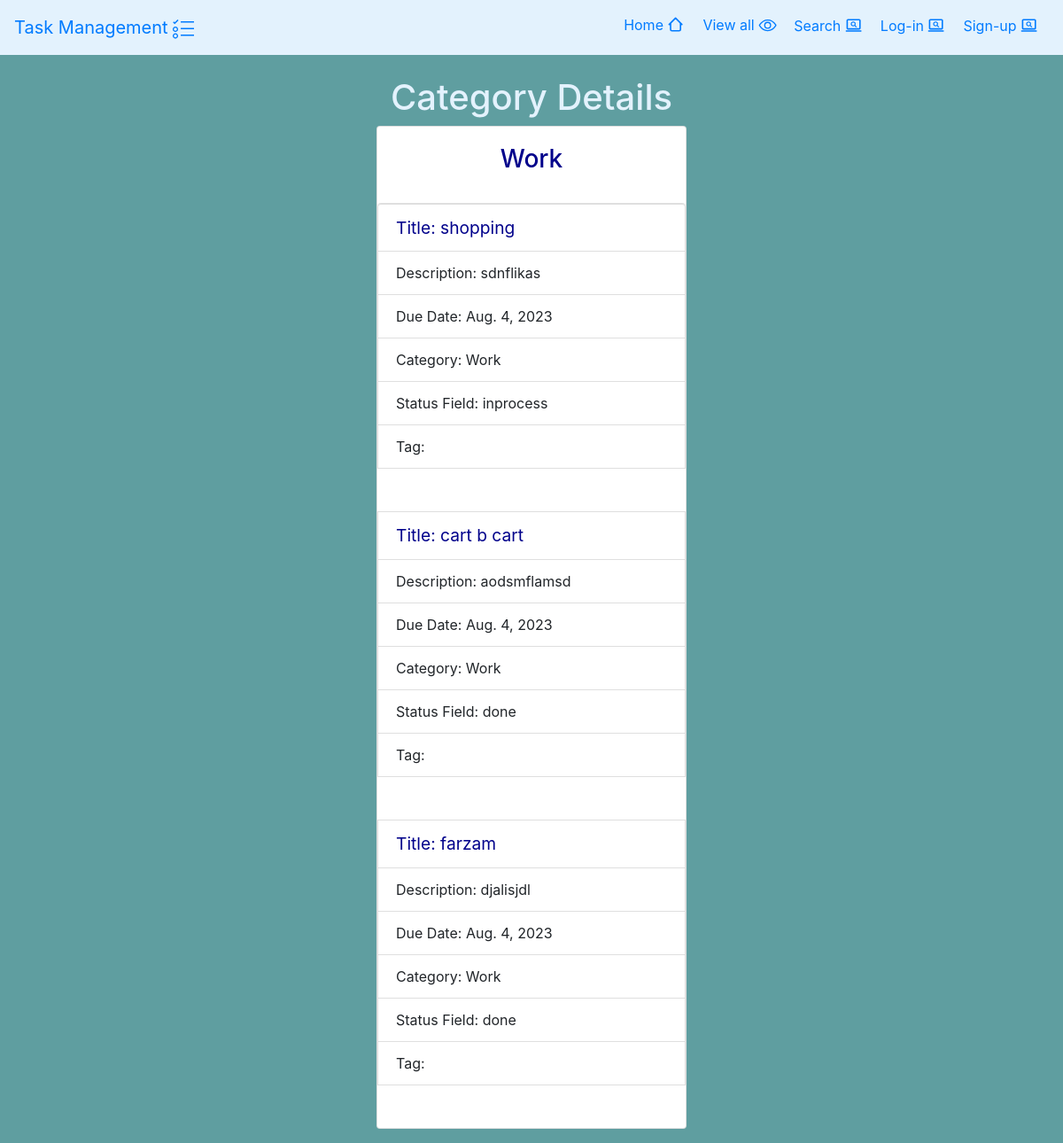
Page /category/2 on the committed database.
### epic_quest/models.py (models this page shows)
class Category(models.Model):
    name=models.CharField(max_length=255,)
    description=models.TextField(null=True,blank=True)
    def __str__(self) -> str:
        return self.name
    class Meta:
        ordering=['name']

### task/models.py (models this page shows, shortened)
class Task(models.Model):
    START= 'start'
    INPORCESS='inprocess'
    DONE = 'done'
    status_choice = [
        (START,'start'),
        (INPORCESS,'inprocess'),
        (DONE,'done')
    ]
    title=models.CharField(max_length=255)
    description=models.TextField()
    due_date=models.DateField(auto_now_add=False)
    category= models.ForeignKey(Category, on_delete=models.PROTECT)
    status_fields=models.CharField(max_length=255, choices=status_choice)
    tag=models.ManyToManyField(Tag)
    user=models.ForeignKey(User,on_delete=models.CASCADE)

### epic_quest/views.py (the view)
# urls.py: path("category/<int:pk>", views.category_details, name="category_details"),
def category_details(request, pk):
    category = get_object_or_404(Category, pk=pk)
    tasks=Task.objects.filter(category=category)
    return render(request, "category_detalis.html", {"category": category,"tasks":tasks})

### epic_quest/templates/category_detalis.html (shortened to what this page needs)
{% extends 'base.html' %}
{% block content %}
<body style="background-color: cadetblue;">
    <br>
    <div class="container">
<div class="row justify-content-center">
    <h1 style="color:  #e3f2fd;">Category Details</h1>
</div>
<div class="row justify-content-center">
                <div class="col-md-4">
                    <div class="card mb-3">
                        <div class="card-body">
                            <h3 class="card-title text-center" style="color: darkblue;">{{ category.name }}</h3>
                        </div>
                        {% if tasks %}
                            <ul class="list-group">
                                {% for task in tasks %}
                                        <li class="list-group-item" style="font-size: larger;color:darkblue;">Title: {{ task.title }}</li>
                                        <li class="list-group-item">Description: {{ task.description }}</li>
                                        <li class="list-group-item">Due Date: {{ task.due_date }}</li>
                                        <li class="list-group-item">Category: {{ task.category }}</li>
                                        <li class="list-group-item">Status Field: {{ task.status_fields }}</li>
                                        <li class="list-group-item">Tag: {{ task.get_tags }}</li>
                                    <br>
                                    <br>
                                {% endfor %}
                            </ul>
                        {% else %}
                            <p class="text-center">No task.</p>
                        {% endif %}
                    </div>
                    </div>
                    <br>
                </div>
            </div>
</body>
{% endblock %}

### rows in the picture
Category: name "Work"
Task: title "shopping", description "sdnflikas", due_date "Aug. 4, 2023", category "Work", status_fields "inprocess"
Task: title "cart b cart", description "aodsmflamsd", due_date "Aug. 4, 2023", category "Work", status_fields "done"
Task: title "farzam", description "djalisjdl", due_date "Aug. 4, 2023", category "Work", status_fields "done"
